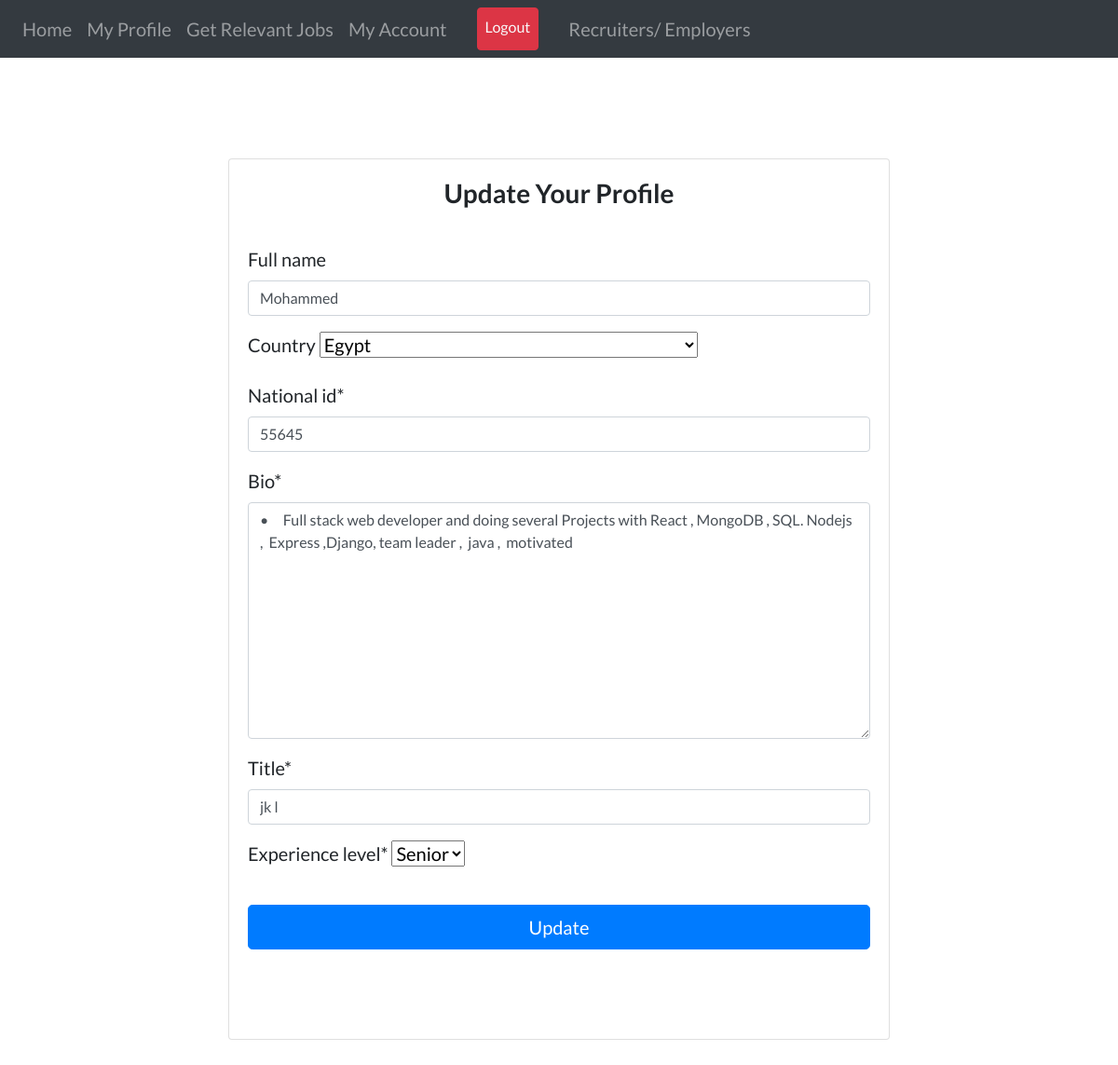
Page /accounts/edit (signed in) on the committed database.
### users/models.py (models this page shows, shortened)
class User(AbstractUser):
    username = None
    email = models.EmailField(
        _("email address"),
        unique=True,
    )
    National_id = models.IntegerField(unique= True ,  null = True )
    title = models.CharField(max_length=255, null = True)
    full_name = models.CharField(max_length=200, null=True, blank=True)
    country = CountryField(null=True, blank=True)
    experience_level = models.CharField(
        max_length=30, choices=CHOICES, default='Senior', null=True)
    bio = models.TextField(null= True )
    objects = BlangoUserManager()
    USERNAME_FIELD = "email"
    REQUIRED_FIELDS = [ ]

### users/views.py (the view)
# urls.py: path("accounts/edit", edit , name = "edit-account"  )
def edit (request):
    you = request.user
    if request.method == 'POST':
        form = UserUpdateForm(request.POST, request.FILES, instance=you)
        if form.is_valid():
            data = form.save(commit=False)
            data.user = you
            data.save()
            return redirect('my-profile')
    else:
        form = UserUpdateForm(instance=you)
    context = {
        'form': form,
    }
    return render(request, 'users/edit_user.html', context)

### users/forms.py
class UserUpdateForm(forms.ModelForm):
    class Meta:
      model = User
      fields = [ 'full_name', 'country', 'National_id',"bio",
                  'title', 'experience_level']

### users/templates/users/edit_user.html (shortened to what this page needs)
{% extends "users/layout.html" %} {% load static %} {% load crispy_forms_tags %}
{% block content %} <br /><br />
<div class="container">
  <div class="row">
    <div class="col-sm-10 col-md-10 col-lg-8 mx-auto">
      <div class="card card-signin my-5">
        <div class="card-body">
          <h3 class="text-center">
            <b>Update Your Profile</b>
          </h3>
          <form class="form-signin" method="POST" enctype="multipart/form-data">
            <fieldset class="form-group">
              <br />
              {{ form|crispy }}
            </fieldset>
            <div class="form-group">
              <button class="btn btn-lg btn-primary btn-block" type="submit">
                Update</button
              ><br /><br />
            </div>
          </form>
        </div>
      </div>
    </div>
  </div>
</div>
{% endblock content %}

### users/templates/users/layout.html (style rules this page uses)
body { font-family: "Lato"; font-size: 20px; }

### rows in the picture
User: full_name "Mohammed", country "Egypt", National_id "55645", bio "• Full stack web developer and doing several Projects with React , MongoDB , SQL. Nodejs , Express ,Django, team leader , java , motivated", title "jk l", experience_level "Senior"
